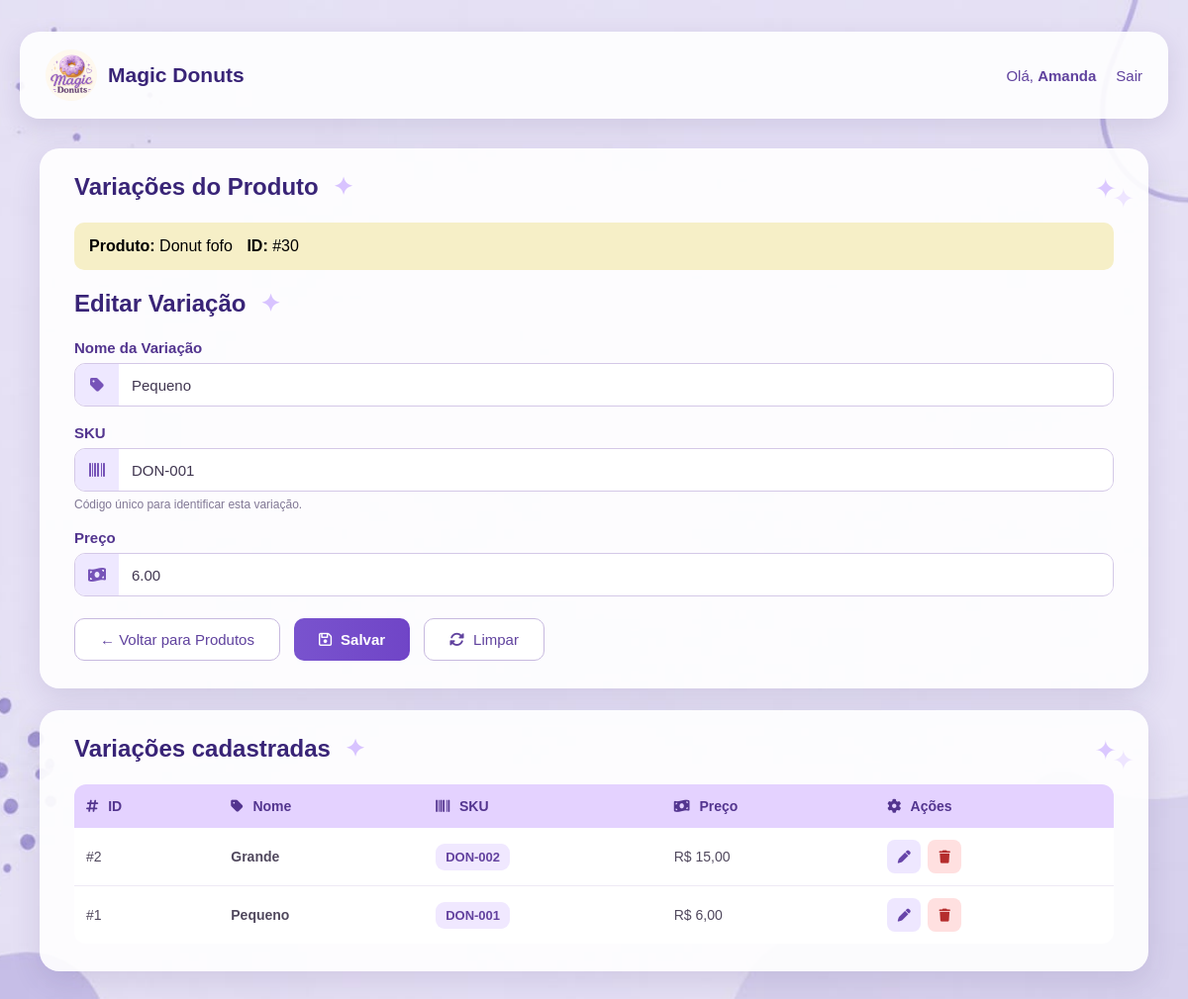
/magicdonuts/index.php?controller=variacao&action=index&produto_id=30&id=1 (signed in), run on the app's committed database.
### tables this page shows
CREATE TABLE `produto` (
  `id` int(11) NOT NULL,
  `categoria_id` int(11) NOT NULL,
  `nome` varchar(100) NOT NULL,
  `descricao` text DEFAULT NULL,
  `ativo` tinyint(1) NOT NULL DEFAULT 1
);

CREATE TABLE `variacao` (
  `id` int(11) NOT NULL,
  `produto_id` int(11) NOT NULL,
  `nome` varchar(30) NOT NULL,
  `sku` varchar(50) NOT NULL,
  `preco` decimal(10,2) NOT NULL
);

### magicdonuts/controllers/VariacaoController.php (called while the page is built, shortened)
<?php
require_once __DIR__ . '/../models/Variacao.php';
require_once __DIR__ . '/../models/Produto.php';
class VariacaoController
{
    public function index(): void
    {
        $produtoId = (int) ($_GET['produto_id'] ?? 0);
        $produtoModel = new Produto();
        $variacaoModel = new Variacao();
        $produto = $produtoModel->buscarPorId($produtoId);
        $variacoes = $variacaoModel->listarPorProduto($produtoId);
        $editar = null;
        if (isset($_GET['id'])) {
            $editar = $variacaoModel->buscarPorId(
                (int) $_GET['id']
            );
        }
        require_once __DIR__ . '/../views/variacao.php';
    }
}

### magicdonuts/index.php (called while the page is built, shortened)
<?php
require_once __DIR__ . '/config/db.php';
$controller = $_GET['controller'] ?? 'auth';
$action = $_GET['action'] ?? 'form';
switch ($controller) {
    case 'variacao':
    require_once __DIR__ . '/controllers/VariacaoController.php';
    $c = new VariacaoController();
    break;
}
$c->$action();

### magicdonuts/config/db.php (called while the page is built)
<?php
class Database
{
private static $conn = null;
public static function getConnection()
{
    if (self::$conn === null) {
        try {
self::$conn = new PDO(
"mysql:host=localhost;dbname=magicdonuts;charset=utf8mb4",
"root",
"",
    [
    PDO::ATTR_ERRMODE => PDO::ERRMODE_EXCEPTION,
    PDO::ATTR_DEFAULT_FETCH_MODE => PDO::FETCH_ASSOC
    ]
);
} catch (PDOException $e) {
 die("Erro ao conectar ao banco de dados:" . $e->getMessage());
}
}
return self::$conn;
}
}

### magicdonuts/models/Produto.php (called while the page is built, shortened)
<?php
require_once __DIR__ . '/../config/db.php';
class Produto
{
    private PDO $conn;
    public function __construct()
    {
        $this->conn = Database::getConnection();
    }
    public function buscarPorId(int $id): ?array
    {
        $stmt = $this->conn->prepare("
            SELECT *
            FROM produto
            WHERE id = :id
        ");
        $stmt->execute([
            ':id' => $id
        ]);
        $r = $stmt->fetch();
        return $r ?: null;
    }
}

### magicdonuts/models/Variacao.php (called while the page is built, shortened)
<?php
require_once __DIR__ . '/../config/db.php';
class Variacao
{
    private PDO $conn;
    public function __construct()
    {
        $this->conn = Database::getConnection();
    }
    public function listarPorProduto(int $produtoId): array
    {
        $stmt = $this->conn->prepare("
            SELECT
                id,
                produto_id,
                nome,
                sku,
                preco
            FROM variacao
            WHERE produto_id = :produto_id
            ORDER BY id DESC
        ");
        $stmt->execute([
            ':produto_id' => $produtoId
        ]);
        return $stmt->fetchAll();
    }
    public function buscarPorId(int $id): ?array
    {
        $stmt = $this->conn->prepare("
            SELECT
                id,
                produto_id,
                nome,
                sku,
                preco
            FROM variacao
            WHERE id = :id
        ");
        $stmt->execute([
            ':id' => $id
        ]);
        $r = $stmt->fetch();
        return $r ?: null;
    }
}

### magicdonuts/views/variacao.php (the view, shortened to what this page needs)
<?php
$produtoNome = $produto['nome'] ?? 'Produto';
$produtoId   = isset($produto['id']) ? (int)$produto['id'] : 0;
$estaEditando = !empty($editar);
?>
<!doctype html>
<html lang="pt-br">
<head>
    <link
        rel="stylesheet"
        href="/magicdonuts/public/assets/css/style.css"
    >
    <link
        rel="stylesheet"
        href="https://cdnjs.cloudflare.com/ajax/libs/font-awesome/6.5.2/css/all.min.css"
    >
</head>
<body class="produtos-body">
<header class="produtos-header">
    <div class="produtos-header-inner">
        <a
            href="/magicdonuts/index.php?controller=auth&action=dashboard"
            class="produtos-brand"
        >
            <img
                src="/magicdonuts/imagem/logo.jpg"
                alt="Magic Donuts"
                class="produtos-logo"
            >
            <strong>Magic Donuts</strong>
        </a>
        <div class="produtos-user">
            <span>
                Olá,
                <strong>
                    <?= htmlspecialchars($_SESSION['nome'] ?? 'Usuário') ?>
                </strong>
            </span>
            <a
                href="/magicdonuts/index.php?controller=auth&action=dashboard"
            >
                Sair
            </a>
        </div>
    </div>
</header>
<main class="produtos-main">
    <section class="produto-card">
        <div class="section-title">
            <h1>
                Variações do Produto
                <span class="title-sparkles">✦</span>
            </h1>
        </div>
        <div
            style="
                padding: 15px;
                margin-bottom: 20px;
                border-radius: 10px;
                background: #f6efc7;
            "
        >
            <strong>Produto:</strong>
            <?= htmlspecialchars($produtoNome) ?>
            <span style="margin-left: 10px;">
                <strong>ID:</strong>
                #<?= $produtoId ?>
            </span>
        </div>
        <div class="section-title">
            <h2>
                <?= $estaEditando
                    ? 'Editar Variação'
                    : 'Cadastrar Variação'
                ?>
                <span class="title-sparkles">✦</span>
            </h2>
        </div>
        <form
            method="post"
            action="index.php?controller=variacao&action=salvar"
            class="produto-form"
        >
            <div class="produto-form-group">
                <label for="nome">
                    Nome da Variação
                </label>
                <div class="produto-input-wrapper">
                    <div class="produto-input-icon">
                        <i class="fa-solid fa-tag"></i>
                    </div>
                    <input
                        class="produto-input"
                        id="nome"
                        type="text"
                        name="nome"
                        required
                        placeholder="Ex.: Pequeno, Médio, Grande"
                        value="<?= $estaEditando
                            ? htmlspecialchars($editar['nome'])
                            : ''
                        ?>"
                    >
                </div>
            </div>
            <div class="produto-form-group">
                <label for="sku">
                    SKU
                </label>
                <div class="produto-input-wrapper">
                    <div class="produto-input-icon">
                        <i class="fa-solid fa-barcode"></i>
                    </div>
                    <input
                        class="produto-input"
                        id="sku"
                        type="text"
                        name="sku"
                        required
                        placeholder="Ex.: DON-001"
                        value="<?= $estaEditando
                            ? htmlspecialchars($editar['sku'])
                            : ''
                        ?>"
                    >
                </div>
                <small class="produto-help">
                    Código único para identificar esta variação.
                </small>
            </div>
            <div class="produto-form-group">
                <label for="preco">
                    Preço
                </label>
                <div class="produto-input-wrapper">
                    <div class="produto-input-icon">
                        <i class="fa-solid fa-money-bill-wave"></i>
                    </div>
                    <input
                        class="produto-input"
                        id="preco"
                        type="number"
                        name="preco"
                        step="0.01"
                        min="0"
                        required
                        placeholder="0,00"
                        value="<?= $estaEditando
                            ? htmlspecialchars($editar['preco'])
                            : ''
                        ?>"
                    >
                </div>
            </div>
            <div class="produto-actions">
            <a
        href="index.php?controller=produto&action=index"
        class="produto-btn produto-btn-secondary"
    >
        ← Voltar para Produtos
    </a>
                <button
                    class="produto-btn produto-btn-primary"
                    type="submit"
                >
                    <i class="fa-regular fa-floppy-disk"></i>
                    Salvar
                </button>
                <a
                    class="produto-btn produto-btn-secondary"
                    href="index.php?controller=variacao&action=index&produto_id=<?= $produtoId ?>"
                >
                    <i class="fa-solid fa-rotate"></i>
                    Limpar
                </a>
            </div>
        </form>
    </section>
    <section class="produto-card lista-produtos-card">
        <div class="section-title">
            <h2>
                Variações cadastradas
                <span class="title-sparkles">✦</span>
            </h2>
        </div>
        <div class="table-wrapper">
            <table class="produtos-table">
                <thead>
                    <tr>
                        <th>
                            <i class="fa-solid fa-hashtag"></i>
                            ID
                        </th>
                        <th>
                            <i class="fa-solid fa-tag"></i>
                            Nome
                        </th>
                        <th>
                            <i class="fa-solid fa-barcode"></i>
                            SKU
                        </th>
                        <th>
                            <i class="fa-solid fa-money-bill-wave"></i>
                            Preço
                        </th>
                        <th>
                            <i class="fa-solid fa-gear"></i>
                            Ações
                        </th>
                    </tr>
                </thead>
                <tbody>
                    <?php if (!empty($variacoes)): ?>
                        <?php foreach ($variacoes as $v): ?>
                            <tr>
                                <td>
                                    #<?= (int)$v['id'] ?>
                                </td>
                                <td>
                                    <strong>
                                        <?= htmlspecialchars($v['nome']) ?>
                                    </strong>
                                </td>
                                <td>
                                    <span class="categoria-badge">
                                        <?= htmlspecialchars($v['sku']) ?>
                                    </span>
                                </td>
                                <td>
                                    R$
                                    <?= number_format(
                                        (float)$v['preco'],
                                        2,
                                        ',',
                                        '.'
                                    ) ?>
                                </td>
                                <td>
                                    <div class="produto-table-actions">
                                        <a
                                            class="table-btn table-btn-edit"
                                            href="index.php?controller=variacao&action=index&produto_id=<?= $produtoId ?>&id=<?= (int)$v['id'] ?>"
                                            title="Editar"
                                        >
                                            <i class="fa-solid fa-pen"></i>
                                        </a>
                                        <a
                                            class="table-btn table-btn-delete"
                                            href="index.php?controller=variacao&action=deletar&id=<?= (int)$v['id'] ?>&produto_id=<?= $produtoId ?>"
                                            onclick="return confirm('⚠️ Excluir esta variação?')"
                                            title="Excluir"
                                        >
                                            <i class="fa-solid fa-trash"></i>
                                        </a>
                                    </div>
                                </td>
                            </tr>
                        <?php endforeach; ?>
                    <?php endif; ?>
                </tbody>
            </table>
        </div>
    </section>
</main>
</body>
</html>

### data on the page
produto: nome "Donut fofo", id "30"
variacao: nome "Pequeno", sku "DON-001", preco "6.00", id "1", preco "6,00"
variacao: id "2", nome "Grande", sku "DON-002", preco "15,00"

### other printed values
$_SESSION['nome'] "Amanda"
